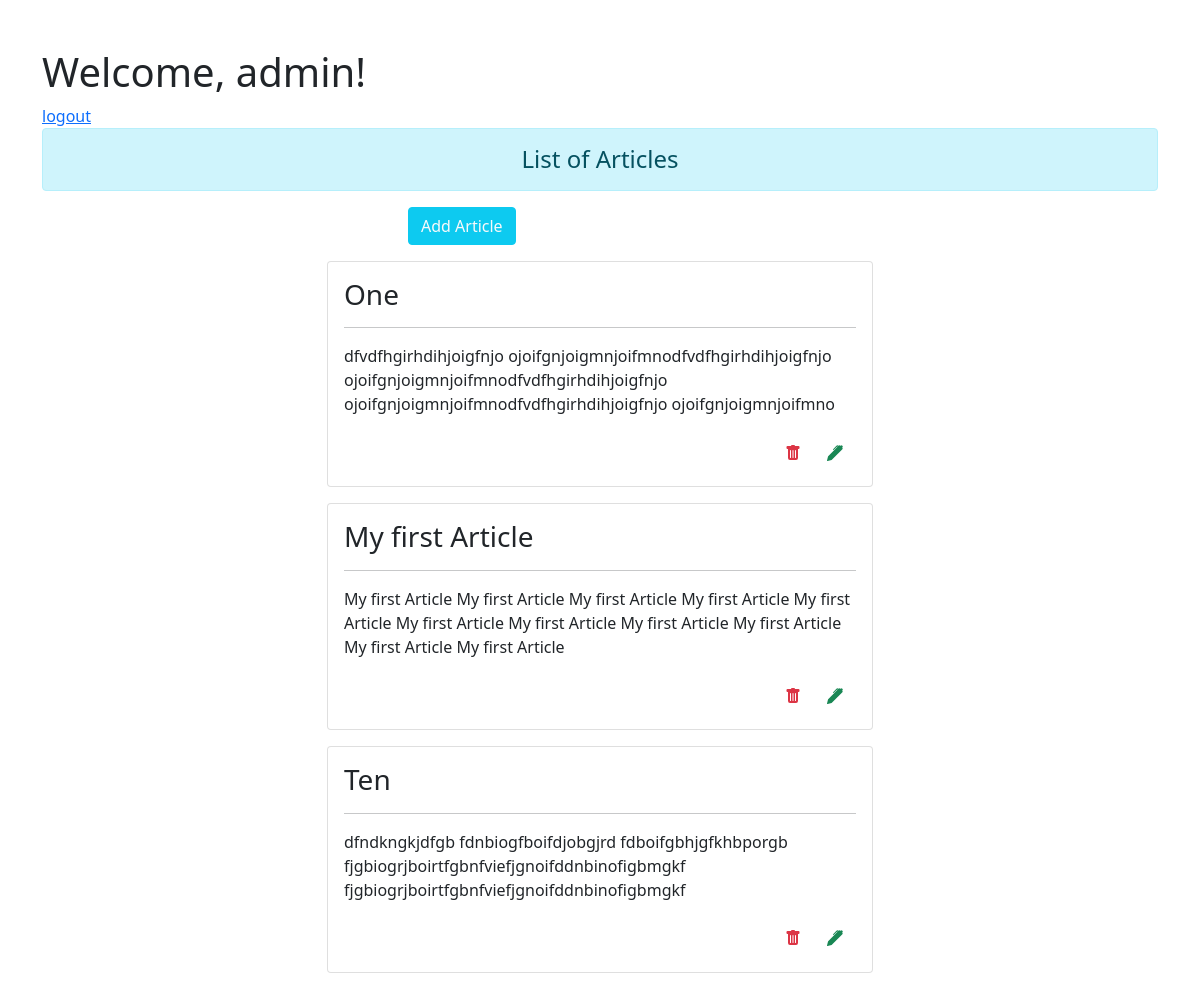
The page /crud/ (signed in) on the database as committed earlier.
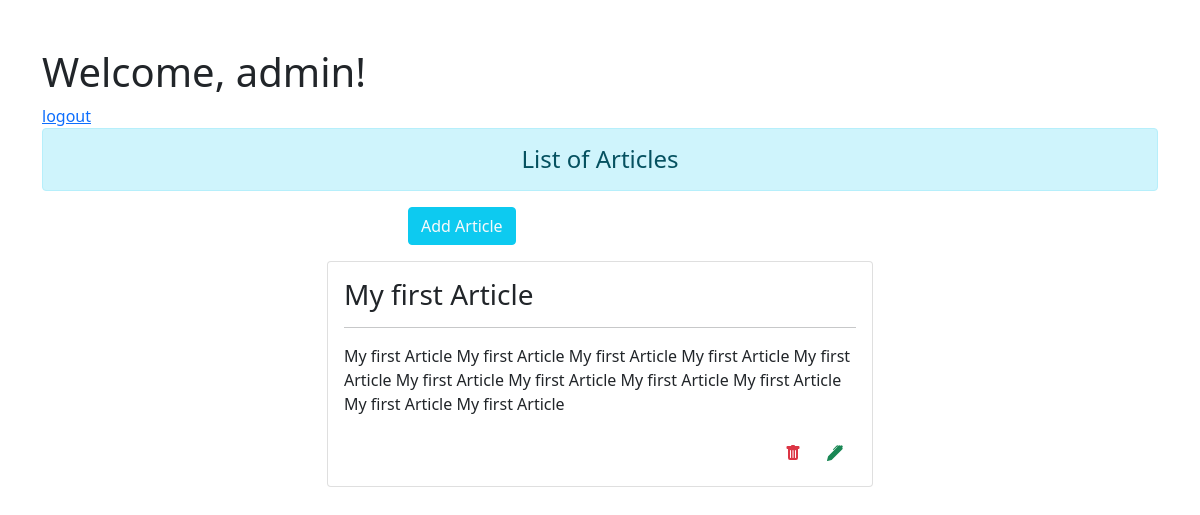
The same page on the database as committed later.
### crudApp/models.py (models this page shows, shortened)
class Article(models.Model):
    title = models.CharField(max_length=200)
    text = models.TextField()
    updated_date = models.DateTimeField(auto_now=True)
    create_date = models.DateTimeField(auto_now_add=True)

### crudApp/views.py (the view)
# urls.py: path('crud/',views.show,name="show"),
@login_required
def show(request):
    articles=Article.objects.all()
    return render(request,'crud/show.html',{'articles':articles})

### crudApp/templates/crud/show.html (shortened to what this page needs)
{% extends 'crud/base.html' %}
{% block content %}
<div class="list">
<div class="container mt-5">
    <h1>Welcome, {{request.user}}!</h1>
    <a href={% url "logout_user" %}>logout</a>
    <h4 class="text-center alert alert-info ">  List of Articles </h4>
</div>
    <div class="button">
        <a href="{% url 'postArticle' %}" type="button" class="btn btn-info text-light mb-3" style="margin-left: 34%;"> Add Article</a><br>
    </div>
    <div class="container">
        <div class="row">
            <div class="col-3">
            </div>
            <div class="col-6">
            <table>
                {% for article in articles %}
                <tr>
                    <div class="card mb-3">
                        <div class="card-body">
                          <h3 class="card-title">{{article.title}}</h3>
                          <hr>
                          <p class="card-text">{{article.text}}</p>
                          <a href="{% url 'updateArticle' article.id %}" type="button" class="btn btn-link float-end"><i class="text-success"></i></a>
                          <a href="{% url 'deleteArticle' article.id %}" type="button" class="btn btn-link float-end"><i class="text-danger"></i></a>
                        </div>
                      </div>
                </tr>
                {% endfor%}
            </table>
            </div>
            <div class="col-3"></div>
        </div>
    </div>
</div>
{% endblock content %}

### crudApp/templates/crud/base.html (shortened to what this page needs)
<!DOCTYPE html>
{% load static %}
<html lang="en">
<head>
    <link rel="stylesheet" href="{% static 'crud/css/bootstrap.min.css' %}">
</head>
<body>
{% block content %}
{% endblock content %}
</body>
</html>

Rows that differ between the two databases and show on the page:
removed Article: title "One", text "dfvdfhgirhdihjoigfnjo ojoifgnjoigmnjoifmnodfvdfhgirhdihjoigfnjo ojoifgnjoigmnjoifmnodfvdfhgirhdihjoigfnjo ojoifgnjoigmnjoifmnodfvdfhgirhdihjoigfnjo ojoifgnjoigmnjoifmno"
removed Article: title "Ten", text "dfndkngkjdfgb fdnbiogfboifdjobgjrd fdboifgbhjgfkhbporgb fjgbiogrjboirtfgbnfviefjgnoifddnbinofigbmgkf fjgbiogrjboirtfgbnfviefjgnoifddnbinofigbmgkf"
